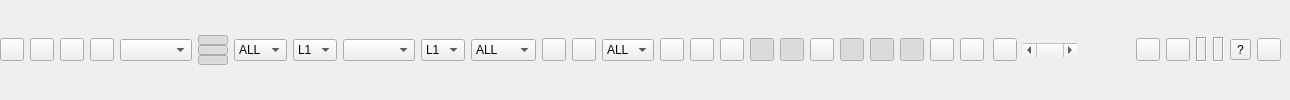
            <widget class="QWidget" name="toolPanel" native="true">
             <property name="sizePolicy">
              <sizepolicy hsizetype="Preferred" vsizetype="Fixed">
               <horstretch>0</horstretch>
               <verstretch>0</verstretch>
              </sizepolicy>
             </property>
             <property name="toolTip">
              <string/>
             </property>
             <property name="text" stdset="0">
              <string/>
             </property>
             <layout class="QHBoxLayout" name="horizontalLayout_8">
              <property name="spacing">
               <number>0</number>
              </property>
              <property name="leftMargin">
               <number>0</number>
              </property>
              <property name="topMargin">
               <number>0</number>
              </property>
              <property name="rightMargin">
               <number>0</number>
              </property>
              <property name="bottomMargin">
               <number>0</number>
              </property>
              <item>
               <widget class="QWidget" name="toolPanel10" native="true">
                <property name="enabled">
                 <bool>true</bool>
                </property>
                <property name="text" stdset="0">
                 <string/>
                </property>
                <layout class="QHBoxLayout" name="horizontalLayout">
                 <property name="leftMargin">
                  <number>0</number>
                 </property>
                 <property name="topMargin">
                  <number>0</number>
                 </property>
                 <property name="rightMargin">
                  <number>0</number>
                 </property>
                 <property name="bottomMargin">
                  <number>0</number>
                 </property>
                 <item>
                  <widget class="QToolButton" name="btnConnect">
                   <property name="toolTip">
                    <string>Connect/Disconnect</string>
                   </property>
                   <property name="icon">
                    <iconset resource="../icon/resources.qrc">
                     <normaloff>:/buttons/connect1</normaloff>
                     <normalon>:/buttons/connect2</normalon>:/buttons/connect1</iconset>
                   </property>
                   <property name="checkable">
                    <bool>true</bool>
                   </property>
                  </widget>
                 </item>
                 <item>
                  <widget class="QToolButton" name="btnSolution1">
                   <property name="toolTip">
                    <string>Data 1</string>
                   </property>
                   <property name="icon">
                    <iconset resource="../icon/resources.qrc">
                     <normaloff>:/buttons/data1</normaloff>:/buttons/data1</iconset>
                   </property>
                   <property name="checkable">
                    <bool>true</bool>
                   </property>
                  </widget>
                 </item>
                 <item>
                  <widget class="QToolButton" name="btnSolution2">
                   <property name="toolTip">
                    <string>Data 2</string>
                   </property>
                   <property name="icon">
                    <iconset resource="../icon/resources.qrc">
                     <normaloff>:/buttons/data2</normaloff>:/buttons/data2</iconset>
                   </property>
                   <property name="checkable">
                    <bool>true</bool>
                   </property>
                  </widget>
                 </item>
                 <item>
                  <widget class="QToolButton" name="btnSolution12">
                   <property name="toolTip">
                    <string>Data 1-2</string>
                   </property>
                   <property name="icon">
                    <iconset resource="../icon/resources.qrc">
                     <normaloff>:/buttons/data12</normaloff>:/buttons/data12</iconset>
                   </property>
                   <property name="checkable">
                    <bool>true</bool>
                   </property>
                  </widget>
                 </item>
                 <item>
                  <widget class="QComboBox" name="cBPlotTypeSelection">
                   <property name="toolTip">
                    <string>Plot Type</string>
                   </property>
                   <property name="sizeAdjustPolicy">
                    <enum>QComboBox::SizeAdjustPolicy::AdjustToContents</enum>
                   </property>
                  </widget>
                 </item>
                 <item>
                  <widget class="QWidget" name="toolPanelOn" native="true">
                   <property name="sizePolicy">
                    <sizepolicy hsizetype="Preferred" vsizetype="Fixed">
                     <horstretch>0</horstretch>
                     <verstretch>0</verstretch>
                    </sizepolicy>
                   </property>
                   <property name="maximumSize">
                    <size>
                     <width>30</width>
                     <height>30</height>
                    </size>
                   </property>
                   <property name="text" stdset="0">
                    <string/>
                   </property>
                   <layout class="QVBoxLayout" name="verticalLayout">
                    <property name="spacing">
                     <number>0</number>
                    </property>
                    <property name="leftMargin">
                     <number>0</number>
                    </property>
                    <property name="topMargin">
                     <number>0</number>
                    </property>
                    <property name="rightMargin">
                     <number>0</number>
                    </property>
                    <property name="bottomMargin">
                     <number>0</number>
                    </property>
                    <item>
                     <widget class="QPushButton" name="btnOn1">
                      <property name="toolTip">
                       <string>Plot1</string>
                      </property>
                      <property name="checkable">
                       <bool>true</bool>
                      </property>
                      <property name="checked">
                       <bool>true</bool>
                      </property>
                     </widget>
                    </item>
                    <item>
                     <widget class="QPushButton" name="btnOn2">
                      <property name="toolTip">
                       <string>Plot2</string>
                      </property>
                      <property name="checkable">
                       <bool>true</bool>
                      </property>
                      <property name="checked">
                       <bool>true</bool>
                      </property>
                     </widget>
                    </item>
                    <item>
                     <widget class="QPushButton" name="btnOn3">
                      <property name="sizePolicy">
                       <sizepolicy hsizetype="Fixed" vsizetype="Preferred">
                        <horstretch>0</horstretch>
                        <verstretch>0</verstretch>
                       </sizepolicy>
                      </property>
                      <property name="toolTip">
                       <string>Plot3</string>
                      </property>
                      <property name="checkable">
                       <bool>true</bool>
                      </property>
                      <property name="checked">
                       <bool>true</bool>
                      </property>
                     </widget>
                    </item>
                   </layout>
                  </widget>
                 </item>
                 <item>
                  <widget class="QWidget" name="toolPanel103" native="true">
                   <property name="toolTip">
                    <string/>
                   </property>
                   <property name="text" stdset="0">
                    <string/>
                   </property>
                   <layout class="QHBoxLayout" name="horizontalLayout_3">
                    <property name="leftMargin">
                     <number>0</number>
                    </property>
                    <property name="topMargin">
                     <number>0</number>
                    </property>
                    <property name="rightMargin">
                     <number>0</number>
                    </property>
                    <property name="bottomMargin">
                     <number>0</number>
                    </property>
                    <item>
                     <widget class="QComboBox" name="cBQFlag">
                      <property name="toolTip">
                       <string>Quality Flag</string>
                      </property>
                      <item>
                       <property name="text">
                        <string>ALL</string>
                       </property>
                      </item>
                      <item>
                       <property name="text">
                        <string>Q=1</string>
                       </property>
                      </item>
                      <item>
                       <property name="text">
                        <string>Q=2</string>
                       </property>
                      </item>
                      <item>
                       <property name="text">
                        <string>Q=3</string>
                       </property>
                      </item>
                      <item>
                       <property name="text">
                        <string>Q=4</string>
                       </property>
                      </item>
                      <item>
                       <property name="text">
                        <string>Q=5</string>
                       </property>
                      </item>
                      <item>
                       <property name="text">
                        <string>Q=6</string>
                       </property>
                      </item>
                     </widget>
                    </item>
                    <item>
                     <widget class="QComboBox" name="cBObservationTypeSNR">
                      <property name="toolTip">
                       <string>Observation Type(s)</string>
                      </property>
                      <property name="sizeAdjustPolicy">
                       <enum>QComboBox::SizeAdjustPolicy::AdjustToContents</enum>
                      </property>
                      <item>
                       <property name="text">
                        <string>L1</string>
                       </property>
                      </item>
                      <item>
                       <property name="text">
                        <string>L2</string>
                       </property>
                      </item>
                     </widget>
                    </item>
                    <item>
                     <widget class="QComboBox" name="cBObservationType">
                      <property name="toolTip">
                       <string>Observation Type(s)</string>
                      </property>
                      <property name="sizeAdjustPolicy">
                       <enum>QComboBox::SizeAdjustPolicy::AdjustToContents</enum>
                      </property>
                     </widget>
                    </item>
                    <item>
                     <widget class="QComboBox" name="cBFrequencyType">
                      <property name="toolTip">
                       <string>Frequency Selection</string>
                      </property>
                      <property name="sizeAdjustPolicy">
                       <enum>QComboBox::SizeAdjustPolicy::AdjustToContents</enum>
                      </property>
                      <item>
                       <property name="text">
                        <string>L1</string>
                       </property>
                      </item>
                      <item>
                       <property name="text">
                        <string>L2</string>
                       </property>
                      </item>
                     </widget>
                    </item>
                    <item>
                     <widget class="QComboBox" name="cBDopType">
                      <property name="toolTip">
                       <string>Dop Type</string>
                      </property>
                      <item>
                       <property name="text">
                        <string>ALL</string>
                       </property>
                      </item>
                      <item>
                       <property name="text">
                        <string>NSAT</string>
                       </property>
                      </item>
                      <item>
                       <property name="text">
                        <string>GDOP</string>
                       </property>
                      </item>
                      <item>
                       <property name="text">
                        <string>PDOP</string>
                       </property>
                      </item>
                      <item>
                       <property name="text">
                        <string>HDOP</string>
                       </property>
                      </item>
                      <item>
                       <property name="text">
                        <string>VDOP</string>
                       </property>
                      </item>
                     </widget>
                    </item>
                   </layout>
                  </widget>
                 </item>
                 <item>
                  <widget class="QWidget" name="toolPanel104" native="true">
                   <property name="toolTip">
                    <string/>
                   </property>
                   <property name="text" stdset="0">
                    <string/>
                   </property>
                   <layout class="QHBoxLayout" name="horizontalLayout_4">
                    <property name="leftMargin">
                     <number>0</number>
                    </property>
                    <property name="topMargin">
                     <number>0</number>
                    </property>
                    <property name="rightMargin">
                     <number>0</number>
                    </property>
                    <property name="bottomMargin">
                     <number>0</number>
                    </property>
                    <item>
                     <widget class="QToolButton" name="btnCenterOrigin">
                      <property name="toolTip">
                       <string>Center Origin</string>
                      </property>
                      <property name="icon">
                       <iconset resource="../icon/resources.qrc">
                        <normaloff>:/buttons/trackc</normaloff>:/buttons/trackc</iconset>
                      </property>
                     </widget>
                    </item>
                    <item>
                     <widget class="QToolButton" name="btnRangeList">
                      <property name="toolTip">
                       <string/>
                      </property>
                      <property name="icon">
                       <iconset resource="../icon/resources.qrc">
                        <normaloff>:/buttons/down</normaloff>:/buttons/down</iconset>
                      </property>
                     </widget>
                    </item>
                    <item>
                     <widget class="QComboBox" name="cBSatelliteList">
                      <property name="toolTip">
                       <string>Satellite Selection</string>
                      </property>
                      <item>
                       <property name="text">
                        <string>ALL</string>
                       </property>
                      </item>
                     </widget>
                    </item>
                   </layout>
                  </widget>
                 </item>
                 <item>
                  <widget class="QToolButton" name="btnFitHorizontal">
                   <property name="toolTip">
                    <string>Fit Horizontal</string>
                   </property>
                   <property name="icon">
                    <iconset resource="../icon/resources.qrc">
                     <normaloff>:/buttons/fith</normaloff>:/buttons/fith</iconset>
                   </property>
                  </widget>
                 </item>
                 <item>
                  <widget class="QToolButton" name="btnFitVertical">
                   <property name="toolTip">
                    <string>Fit Vertical</string>
                   </property>
                   <property name="icon">
                    <iconset resource="../icon/resources.qrc">
                     <normaloff>:/buttons/fitv</normaloff>:/buttons/fitv</iconset>
                   </property>
                  </widget>
                 </item>
                 <item>
                  <widget class="QToolButton" name="btnShowTrack">
                   <property name="toolTip">
                    <string>Show Track Point</string>
                   </property>
                   <property name="icon">
                    <iconset resource="../icon/resources.qrc">
                     <normaloff>:/icons/point</normaloff>:/icons/point</iconset>
                   </property>
                   <property name="checkable">
                    <bool>true</bool>
                   </property>
                  </widget>
                 </item>
                 <item>
                  <widget class="QToolButton" name="btnShowSkyplot">
                   <property name="toolTip">
                    <string>Show Skyplot</string>
                   </property>
                   <property name="icon">
                    <iconset resource="../icon/resources.qrc">
                     <normaloff>:/buttons/trackc</normaloff>:/buttons/trackc</iconset>
                   </property>
                   <property name="checkable">
                    <bool>true</bool>
                   </property>
                   <property name="checked">
                    <bool>true</bool>
                   </property>
                  </widget>
                 </item>
                 <item>
                  <widget class="QToolButton" name="btnShowGrid">
                   <property name="toolTip">
                    <string>Show Grid</string>
                   </property>
                   <property name="icon">
                    <iconset resource="../icon/resources.qrc">
                     <normaloff>:/buttons/grid</normaloff>:/buttons/grid</iconset>
                   </property>
                   <property name="checkable">
                    <bool>true</bool>
                   </property>
                   <property name="checked">
                    <bool>true</bool>
                   </property>
                  </widget>
                 </item>
                 <item>
                  <widget class="QToolButton" name="btnShowImage">
                   <property name="toolTip">
                    <string>Map/Sky Image</string>
                   </property>
                   <property name="icon">
                    <iconset resource="../icon/resources.qrc">
                     <normaloff>:/buttons/map</normaloff>:/buttons/map</iconset>
                   </property>
                   <property name="checkable">
                    <bool>true</bool>
                   </property>
                  </widget>
                 </item>
                 <item>
                  <widget class="QToolButton" name="btnFixCenter">
                   <property name="toolTip">
                    <string>Fix Track Center</string>
                   </property>
                   <property name="icon">
                    <iconset resource="../icon/resources.qrc">
                     <normaloff>:/buttons/trackc</normaloff>:/buttons/trackc</iconset>
                   </property>
                   <property name="checkable">
                    <bool>true</bool>
                   </property>
                   <property name="checked">
                    <bool>true</bool>
                   </property>
                  </widget>
                 </item>
                 <item>
                  <widget class="QToolButton" name="btnFixHorizontal">
                   <property name="toolTip">
                    <string>Fix Track Horizotal</string>
                   </property>
                   <property name="icon">
                    <iconset resource="../icon/resources.qrc">
                     <normaloff>:/buttons/track</normaloff>:/buttons/track</iconset>
                   </property>
                   <property name="checkable">
                    <bool>true</bool>
                   </property>
                   <property name="checked">
                    <bool>true</bool>
                   </property>
                  </widget>
                 </item>
                 <item>
                  <widget class="QToolButton" name="btnFixVertical">
                   <property name="toolTip">
                    <string>Fix Track Vertical</string>
                   </property>
                   <property name="icon">
                    <iconset resource="../icon/resources.qrc">
                     <normaloff>:/buttons/trackl</normaloff>:/buttons/trackl</iconset>
                   </property>
                   <property name="checkable">
                    <bool>true</bool>
                   </property>
                   <property name="checked">
                    <bool>true</bool>
                   </property>
                  </widget>
                 </item>
                 <item>
                  <widget class="QToolButton" name="btnShowMap">
                   <property name="toolTip">
                    <string>Show Map/Waypoint</string>
                   </property>
                   <property name="text">
                    <string/>
                   </property>
                   <property name="icon">
                    <iconset resource="../icon/resources.qrc">
                     <normaloff>:/buttons/map</normaloff>:/buttons/map</iconset>
                   </property>
                   <property name="checkable">
                    <bool>true</bool>
                   </property>
                  </widget>
                 </item>
                 <item>
                  <widget class="QToolButton" name="btnMapView">
                   <property name="toolTip">
                    <string>Google Map View</string>
                   </property>
                   <property name="icon">
                    <iconset resource="../icon/resources.qrc">
                     <normaloff>:/buttons/gm</normaloff>:/buttons/gm</iconset>
                   </property>
                  </widget>
                 </item>
                </layout>
               </widget>
              </item>
              <item>
               <widget class="QWidget" name="toolPanelAnimate" native="true">
                <property name="text" stdset="0">
                 <string/>
                </property>
                <layout class="QHBoxLayout" name="horizontalLayout_7">
                 <property name="topMargin">
                  <number>0</number>
                 </property>
                 <property name="bottomMargin">
                  <number>0</number>
                 </property>
                 <item>
                  <widget class="QToolButton" name="btnAnimate">
                   <property name="toolTip">
                    <string>Animation</string>
                   </property>
                   <property name="icon">
                    <iconset resource="../icon/resources.qrc">
                     <normaloff>:/buttons/anim1</normaloff>
                     <normalon>:/buttons/anim2</normalon>:/buttons/anim1</iconset>
                   </property>
                   <property name="checkable">
                    <bool>true</bool>
                   </property>
                   <property name="flat" stdset="0">
                    <bool>false</bool>
                   </property>
                  </widget>
                 </item>
                 <item>
                  <widget class="QScrollBar" name="sBTime">
                   <property name="sizePolicy">
                    <sizepolicy hsizetype="MinimumExpanding" vsizetype="Fixed">
                     <horstretch>0</horstretch>
                     <verstretch>0</verstretch>
                    </sizepolicy>
                   </property>
                   <property name="toolTip">
                    <string>Time Scroll</string>
                   </property>
                   <property name="minimum">
                    <number>0</number>
                   </property>
                   <property name="maximum">
                    <number>0</number>
                   </property>
                   <property name="singleStep">
                    <number>1</number>
                   </property>
                   <property name="value">
                    <number>0</number>
                   </property>
                   <property name="orientation">
                    <enum>Qt::Orientation::Horizontal</enum>
                   </property>
                  </widget>
                 </item>
                 <item>
                  <widget class="QWidget" name="panel11" native="true">
                   <property name="text" stdset="0">
                    <string/>
                   </property>
                   <layout class="QHBoxLayout" name="horizontalLayout_6">
                    <property name="leftMargin">
                     <number>0</number>
                    </property>
                    <property name="topMargin">
                     <number>0</number>
                    </property>
                    <property name="rightMargin">
                     <number>0</number>
                    </property>
                    <property name="bottomMargin">
                     <number>0</number>
                    </property>
                    <item>
                     <spacer name="horizontalSpacer_2">
                      <property name="orientation">
                       <enum>Qt::Orientation::Horizontal</enum>
                      </property>
                      <property name="sizeHint" stdset="0">
                       <size>
                        <width>40</width>
                        <height>20</height>
                       </size>
                      </property>
                     </spacer>
                    </item>
                    <item>
                     <widget class="QLabel" name="lblConnectMessage"/>
                    </item>
                    <item>
                     <widget class="QToolButton" name="btnClear">
                      <property name="toolTip">
                       <string>Clear</string>
                      </property>
                      <property name="icon">
                       <iconset resource="../icon/resources.qrc">
                        <normaloff>:/buttons/del</normaloff>:/buttons/del</iconset>
                      </property>
                     </widget>
                    </item>
                    <item>
                     <widget class="QToolButton" name="btnReload">
                      <property name="toolTip">
                       <string>Reload</string>
                      </property>
                      <property name="icon">
                       <iconset resource="../icon/resources.qrc">
                        <normaloff>:/buttons/reload</normaloff>:/buttons/reload</iconset>
                      </property>
                     </widget>
                    </item>
                    <item>
                     <widget class="QWidget" name="wgStreamStatus" native="true">
                      <layout class="QHBoxLayout" name="horizontalLayout_5">
                       <property name="leftMargin">
                        <number>0</number>
                       </property>
                       <property name="topMargin">
                        <number>0</number>
                       </property>
                       <property name="rightMargin">
                        <number>0</number>
                       </property>
                       <property name="bottomMargin">
                        <number>0</number>
                       </property>
                       <item>
                        <widget class="QLabel" name="lblStreamStatus1">
                         <property name="maximumSize">
                          <size>
                           <width>25</width>
                           <height>25</height>
                          </size>
                         </property>
                         <property name="frameShape">
                          <enum>QFrame::Shape::Box</enum>
                         </property>
                         <property name="frameShadow">
                          <enum>QFrame::Shadow::Sunken</enum>
                         </property>
                        </widget>
                       </item>
                       <item>
                        <widget class="QLabel" name="lblStreamStatus2">
                         <property name="maximumSize">
                          <size>
                           <width>25</width>
                           <height>25</height>
                          </size>
                         </property>
                         <property name="frameShape">
                          <enum>QFrame::Shape::Box</enum>
                         </property>
                         <property name="frameShadow">
                          <enum>QFrame::Shadow::Sunken</enum>
                         </property>
                        </widget>
                       </item>
                      </layout>
                     </widget>
                    </item>
                    <item>
                     <widget class="QToolButton" name="btnFrequency">
                      <property name="toolTip">
                       <string>Show Frequency Info.</string>
                      </property>
                      <property name="text">
                       <string>?</string>
                      </property>
                     </widget>
                    </item>
                    <item>
                     <widget class="QToolButton" name="btnOptions">
                      <property name="toolTip">
                       <string>Options</string>
                      </property>
                      <property name="icon">
                       <iconset resource="../icon/resources.qrc">
                        <normaloff>:/buttons/tool</normaloff>:/buttons/tool</iconset>
                      </property>
                     </widget>
                    </item>
                   </layout>
                  </widget>
                 </item>
                </layout>
               </widget>
              </item>
             </layout>
            </widget>
